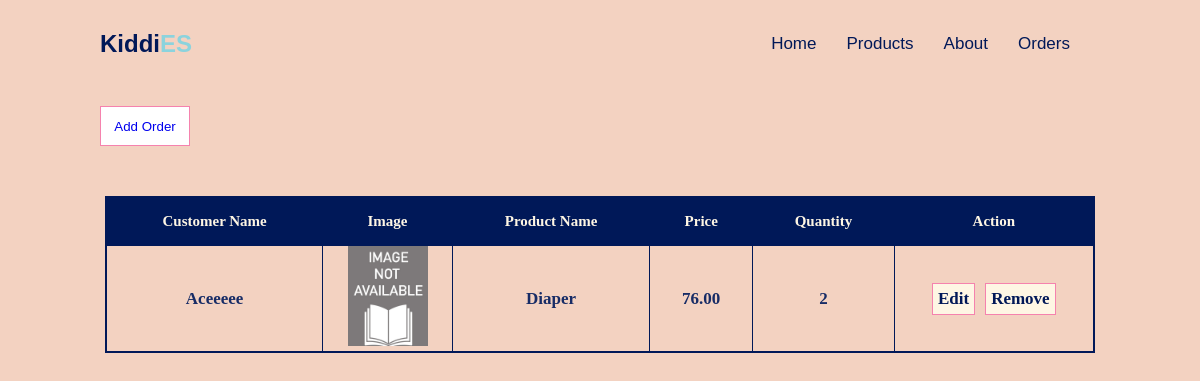
The page /order/ on the database its author committed.
### webapp/models.py (models this page shows, shortened)
class OrderItem(models.Model):
    customerName = models.CharField(max_length=255, null=True)
    product = models.ForeignKey(Product, on_delete=models.CASCADE, related_name='order_items')
    price = models.DecimalField(max_digits=20, decimal_places=2, null=True)
    quantity = models.IntegerField()

class Product(models.Model):
    name = models.CharField(max_length=255)
    description = models.TextField(default="No description available.")
    price = models.DecimalField(max_digits=10, decimal_places=2)
    def __str__(self):
        return self.name

### webapp/views.py (the view)
# urls.py: path('order/', views.order, name="order"),
def order(request):
    order = OrderItem.objects.all()
    return render(request, 'pages/order.html', {'order':order})

### webapp/templates/pages/order.html
{% extends 'pages/index.html' %}
{% load static %}
{% block content %}
<br>
<div class="addProd">
<button class="addButt"><a href="{% url 'addOrder' %}" class="add-button">Add Order</a></button>
</div>
<div class="table-responsive">
    <table>
        <thead>
            <tr>
                <th>Customer Name</th>
                <th>Image</th>
                <th>Product Name</th>
                <th>Price</th>
                <th>Quantity</th>
                <th>Action</th>
            </tr>
        </thead>
        <tbody>
            <tr>
                {% for order in order %}
                <td>{{order.customerName}}</td>
                <td>
                    <img src="{% static '/images/book_image.jpg' %}" alt="logo">
                </td>
                <td>{{order.product}}</td>
                <td>{{order.price}}</td>
                <td>{{order.quantity}}</td>
                <td>
                    <span class="action-btn">
                        <a id="order" href="{% url 'editOrder' order.id %}">Edit</a>
                        <a id="re1" href="{% url 'deleteOrder' order.id %}">Remove</a>
                    </span>
                </td>
            </tr>
        {% endfor %}
        </tbody>
    </table>
</div>
{% endblock %}

### webapp/static/css/main.css (style rules this page uses)
*,::after,::before { margin: 0; padding: 0; box-sizing: border-box; }
body { margin: 0 100px; background-color: #f3d2c1; }
.table-responsive { margin: auto; box-sizing: border-box; margin-top: 50px; max-width: 990px; border: 1px solid #001858; padding: 15px border-radius: 4px; }
.table-responsive img { width: 80px; height: 100px; }
table { width: 100%; font-size: 15px; color: #172c66; border-collapse: collapse; }
table td { font-size: 17px; font-weight: 700; color: #172c66; }
table>thead { background-color: #001858; color: #fef6e4; }
table>thead th { padding: 15px; }
table th, table td { text-align: center; border: 1px solid #001858; }
table>tbody>tr>td>img { display: inline-block; width: 250px; height: 150px; object-fit: cover; }
.action-btn { display: flex; justify-content: center; gap: 10px; }
.action-btn a { text-decoration: none; color: #001858; background: #fef6e4; border: 1px solid #f582ae; display: inline-block; padding: 5px; 15px; }
.addProd .addButt { background: #fff; border: 1px solid #f582ae; width: 90px; height: 40px; }
.addButt a { text-decoration: none; }

### rows shown on the page
OrderItem: customerName "Aceeeee", product "Diaper", price "76.00", quantity "2"
